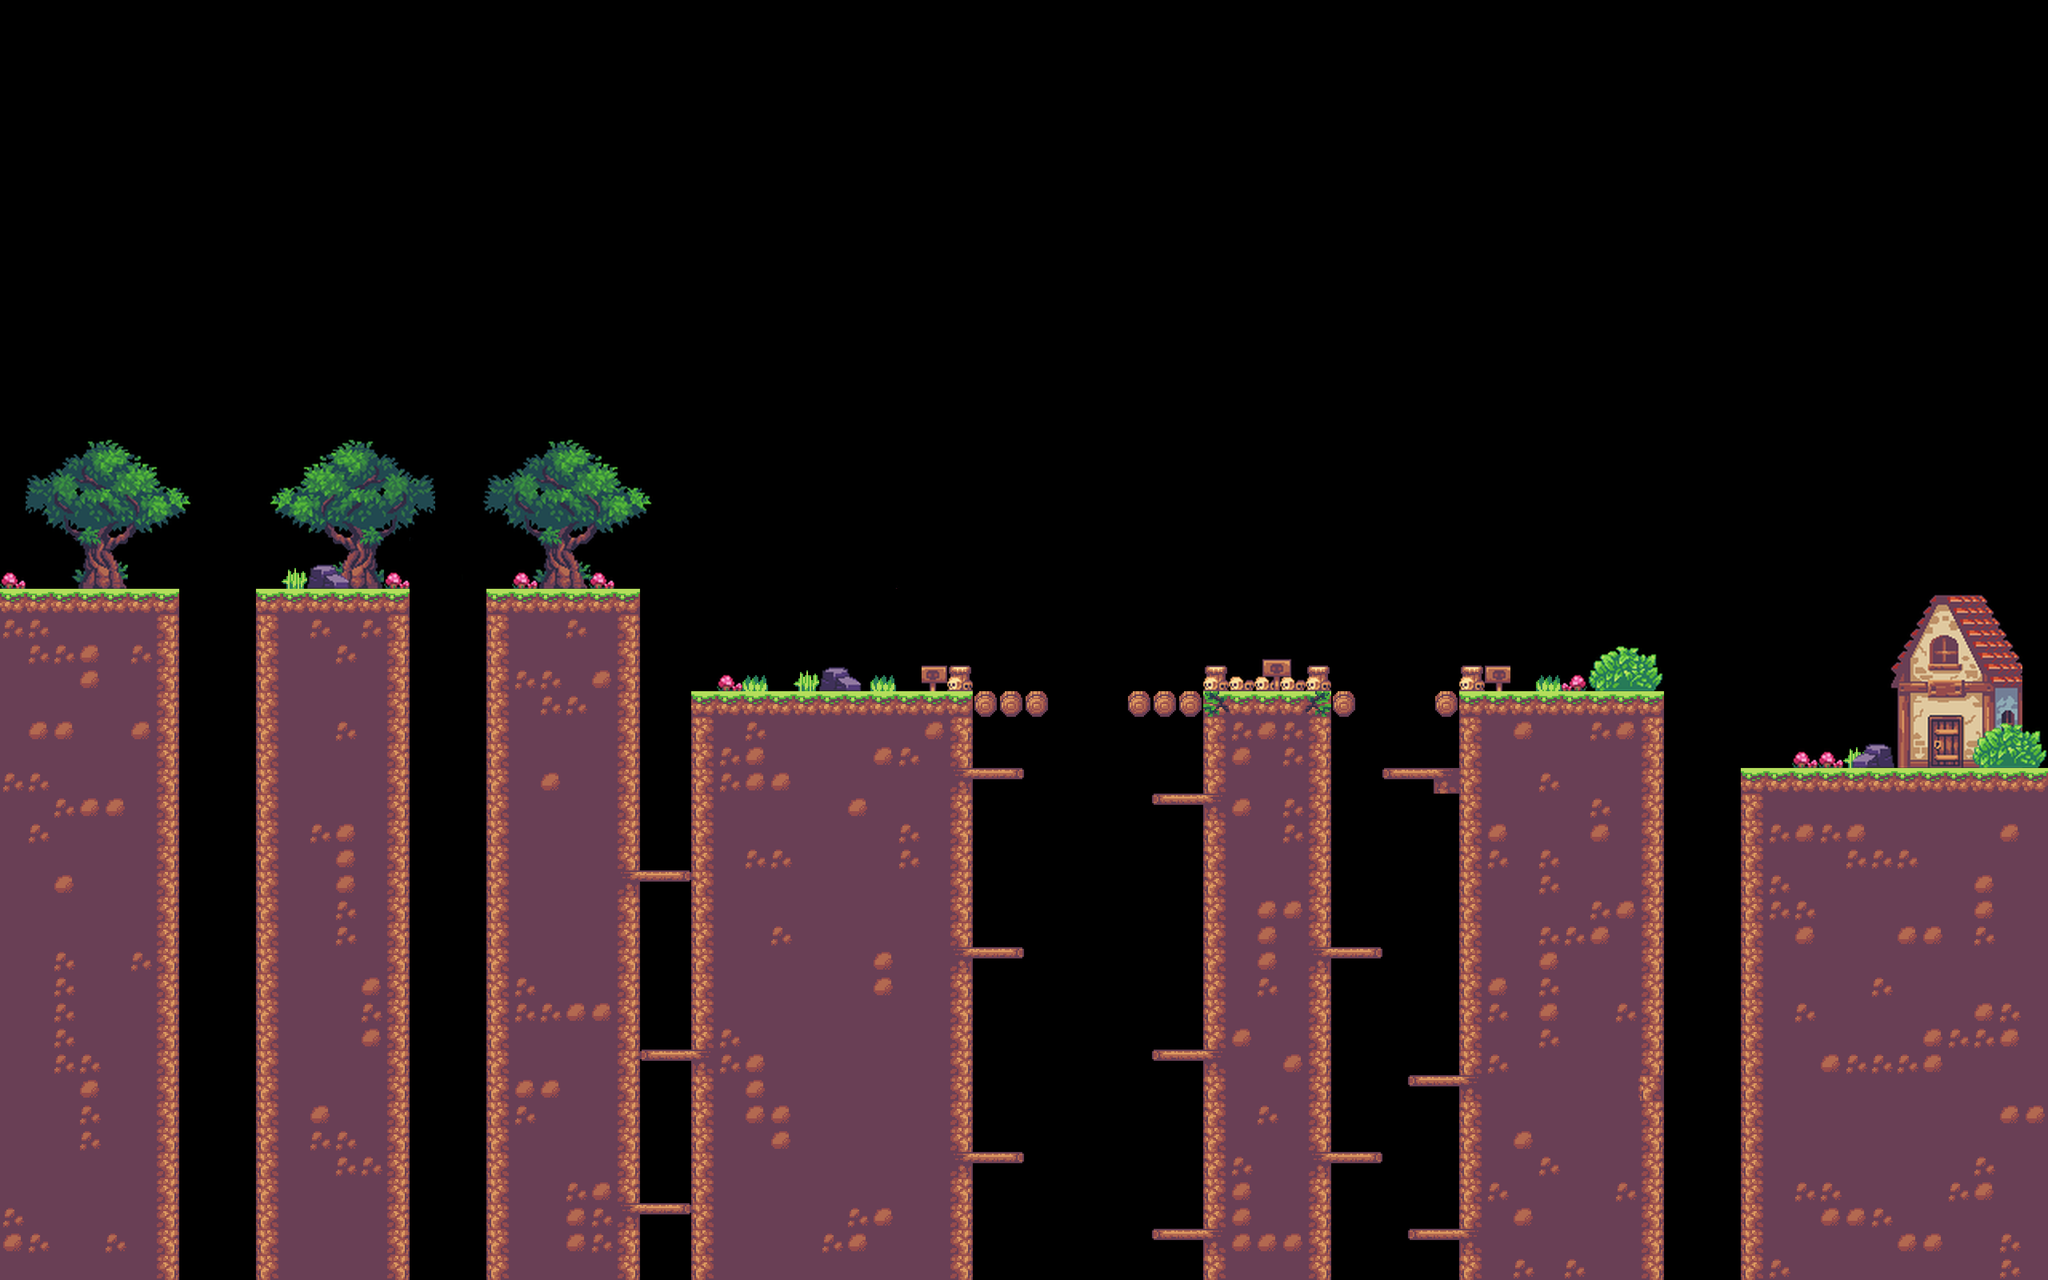

The image is a tile-based game level rendered from a .tmx file. Its description and source (layers, tilesets, objects; grid data summarised) follow:
An orthogonal 80x50 tile map with 64x64 px tiles, 5 tile layers (BG, BG Detail, Level, FG Detail Bottom, ...), 4 tilesets and 8 objects (6x Enemy, Player, End).

<map version="1.10" tiledversion="1.11.0" orientation="orthogonal" renderorder="right-down" width="80" height="50" tilewidth="64" tileheight="64" infinite="0" nextlayerid="9" nextobjectid="52">
 <tileset firstgid="1" source="tileset.tsx" />
 <tileset firstgid="576" source="sign.tsx" />
 <tileset firstgid="577" source="props.tsx" />
 <tileset firstgid="941" source="middle.tsx" />
 <layer id="1" name="BG" width="80" height="50">
  <data>[4000 cells, 1065 non-empty, 6 distinct tile ids]</data>
 </layer>
 <layer id="3" name="BG Detail" width="80" height="50">
  <data>[4000 cells, 192 non-empty, 116 distinct tile ids]</data>
 </layer>
 <layer id="5" name="Level" width="80" height="50">
  <data>[4000 cells, 292 non-empty, 4 distinct tile ids]</data>
 </layer>
 <layer id="7" name="FG Detail Bottom" width="80" height="50">
  <data>[4000 cells, 7 non-empty, 4 distinct tile ids]</data>
 </layer>
 <layer id="6" name="FG Detail Top" width="80" height="50">
  <data>[4000 cells, 81 non-empty, 28 distinct tile ids]</data>
 </layer>
 <objectgroup id="4" name="Entities">
  <object id="1" name="Player" x="196" y="1324">
   <point />
  </object>
  <object id="31" name="Enemy" x="638" y="1338" width="380" height="132" />
  <object id="33" name="Enemy" x="1217.33" y="1345.33" width="376" height="126.667" />
  <object id="35" name="Enemy" x="3656" y="1604" width="497.333" height="124" />
  <object id="48" name="Enemy" x="3006" y="1606" width="320" height="116" />
  <object id="49" name="Enemy" x="1826" y="1622" width="144" height="94" />
  <object id="50" name="Enemy" x="2216" y="1602" width="142" height="112" />
  <object id="51" name="End" x="4884.42" y="1790.91" width="223.031" height="130.303" />
 </objectgroup>
</map>